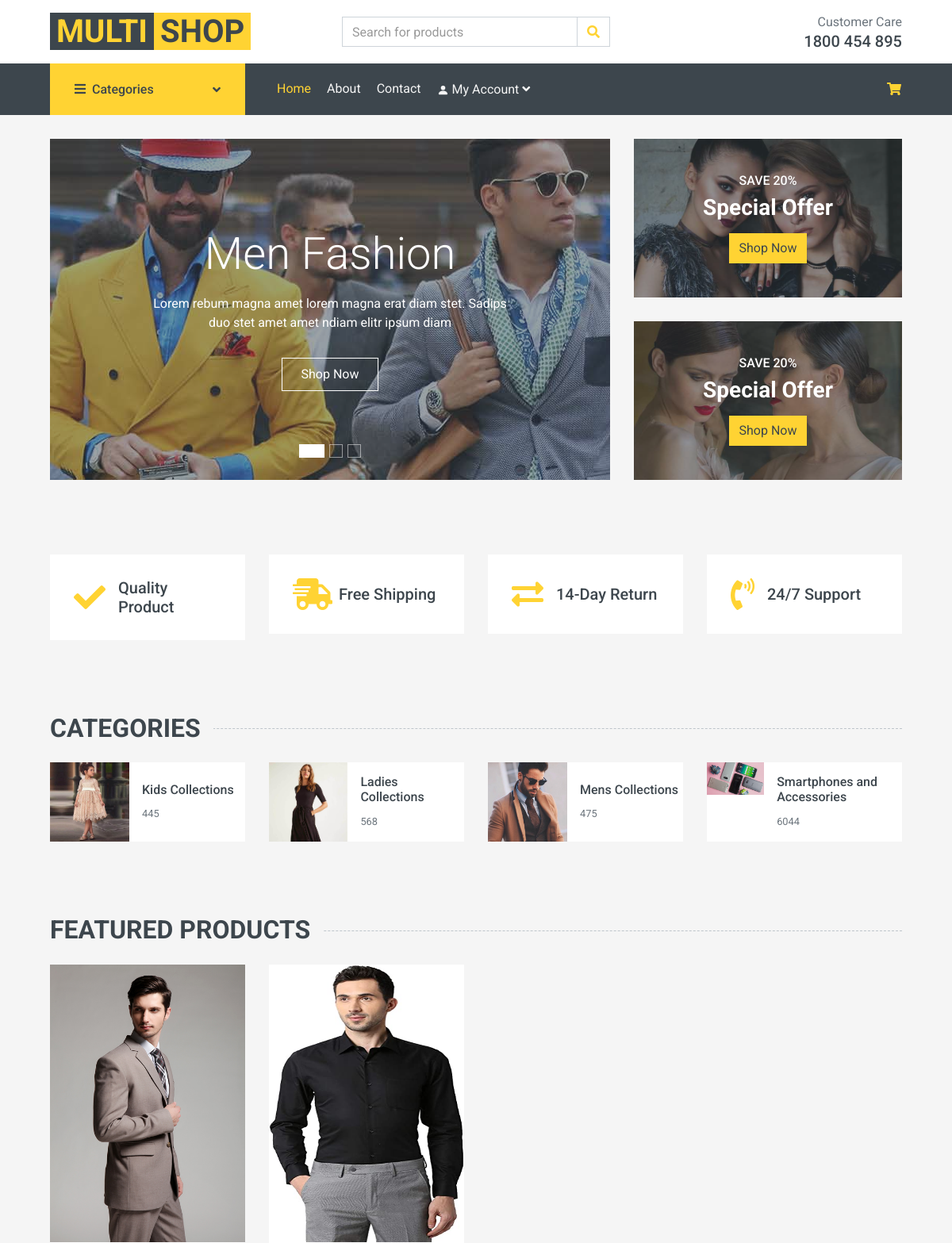
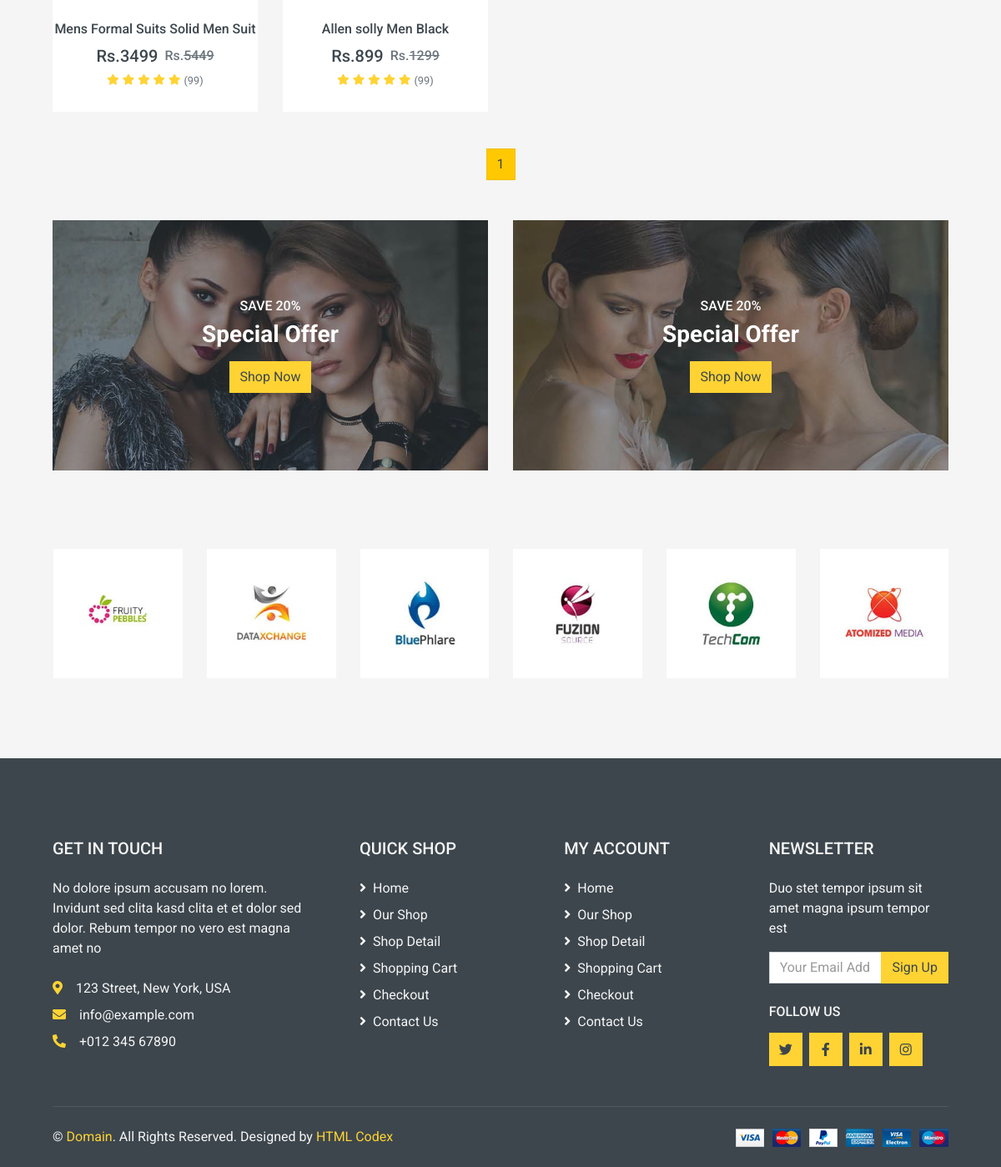
The app's page /mens-collections/ with its own data (2 pictures, top to bottom).
### shop/models.py (models this page shows, shortened)
class ItemCategory(models.Model):
    name = models.CharField(max_length=250, unique=True)
    slug = models.SlugField(max_length=250, unique=True)
    image = models.ImageField(upload_to='pictures')
    stock = models.IntegerField()
    class Meta:
        ordering = ('name',)
        verbose_name = 'category'
        verbose_name_plural = 'categories'
    def get_url(self):
        return reverse('prod_cat',args=[self.slug])

class Products(models.Model):
    name = models.CharField(max_length=200)
    slug = models.SlugField(max_length=200, unique=True)
    img = models.ImageField(upload_to='product')
    price = models.IntegerField()
    offerprice = models.IntegerField()
    details = models.TextField(max_length=500,default='update please')
    category = models.ForeignKey(ItemCategory,on_delete=models.CASCADE)
    available = models.BooleanField(default=True)
    stock = models.IntegerField(default=1)
    def get_url(request):
        return reverse('details', args=[request.category.slug, request.slug])

### shop/views.py (the view)
# urls.py: 2. Add a URL to urlpatterns:  path('', views.home, name='home')
def home(request, c_slug=None):
    c_page = None
    prodt = None
    if c_slug != None:
        c_page = get_object_or_404(ItemCategory, slug=c_slug)
        prodt = Products.objects.filter(category=c_page, available=True)
    else:
        prodt = Products.objects.all().filter(available=True)
    cat = ItemCategory.objects.all()
    paginator = Paginator(prodt,4)
    try:
        page = int(request.GET.get('page','1'))
    except:
        page=1
    try:
        pro = paginator.page(page)
    except(EmptyPage,InvalidPage):
        pro = paginator.page(paginator.num_pages)
    return render(request, 'index.html', {'pr': prodt, 'cat': cat,'pro':pro})

### templates/index.html (shortened to what this page needs)
{% extends 'base.html' %}
{% load static %}
{% block content %}
<!DOCTYPE html>
<html lang="en">
<head>
    <link href="https://cdnjs.cloudflare.com/ajax/libs/font-awesome/5.10.0/css/all.min.css" rel="stylesheet">
    <link href="{% static 'index_contents/lib/animate/animate.min.css' %}" rel="stylesheet">
    <link href="{% static 'index_contents/lib/owlcarousel/assets/owl.carousel.min.css' %}" rel="stylesheet">
    <link href="{% static 'index_contents/css/style.css' %}" rel="stylesheet">
</head>
<body>
    <div class="container-fluid mb-3">
        <div class="row px-xl-5">
            <div class="col-lg-8">
                <div id="header-carousel" class="carousel slide carousel-fade mb-30 mb-lg-0" data-ride="carousel">
                    <ol class="carousel-indicators">
                        <li data-target="#header-carousel" data-slide-to="0" class="active"></li>
                        <li data-target="#header-carousel" data-slide-to="1"></li>
                        <li data-target="#header-carousel" data-slide-to="2"></li>
                    </ol>
                    <div class="carousel-inner">
                        <div class="carousel-item position-relative active" style="height: 430px;">
                            <img class="position-absolute w-100 h-100" src="{% static 'index_contents/img/carousel-1.jpg' %}" style="object-fit: cover;">
                            <div class="carousel-caption d-flex flex-column align-items-center justify-content-center">
                                <div class="p-3" style="max-width: 700px;">
                                    <h1 class="display-4 text-white mb-3 animate__animated animate__fadeInDown">Men Fashion</h1>
                                    <p class="mx-md-5 px-5 animate__animated animate__bounceIn">Lorem rebum magna amet lorem magna erat diam stet. Sadips duo stet amet amet ndiam elitr ipsum diam</p>
                                    <a class="btn btn-outline-light py-2 px-4 mt-3 animate__animated animate__fadeInUp" href="#">Shop Now</a>
                                </div>
                            </div>
                        </div>
                    </div>
                </div>
            </div>
            <div class="col-lg-4">
                <div class="product-offer mb-30" style="height: 200px;">
                    <img class="img-fluid" src="{% static 'index_contents/img/offer-1.jpg' %}" alt="">
                    <div class="offer-text">
                        <h6 class="text-white text-uppercase">Save 20%</h6>
                        <h3 class="text-white mb-3">Special Offer</h3>
                        <a href="" class="btn btn-primary">Shop Now</a>
                    </div>
                </div>
                <div class="product-offer mb-30" style="height: 200px;">
                    <img class="img-fluid" src="{% static 'index_contents/img/offer-2.jpg' %}" alt="">
                    <div class="offer-text">
                        <h6 class="text-white text-uppercase">Save 20%</h6>
                        <h3 class="text-white mb-3">Special Offer</h3>
                        <a href="" class="btn btn-primary">Shop Now</a>
                    </div>
                </div>
            </div>
        </div>
    </div>
    <div class="container-fluid pt-5">
        <div class="row px-xl-5 pb-3">
            <div class="col-lg-3 col-md-6 col-sm-12 pb-1">
                <div class="d-flex align-items-center bg-light mb-4" style="padding: 30px;">
                    <h1 class="fa fa-check text-primary m-0 mr-3"></h1>
                    <h5 class="font-weight-semi-bold m-0">Quality Product</h5>
                </div>
            </div>
            <div class="col-lg-3 col-md-6 col-sm-12 pb-1">
                <div class="d-flex align-items-center bg-light mb-4" style="padding: 30px;">
                    <h1 class="fa fa-shipping-fast text-primary m-0 mr-2"></h1>
                    <h5 class="font-weight-semi-bold m-0">Free Shipping</h5>
                </div>
            </div>
            <div class="col-lg-3 col-md-6 col-sm-12 pb-1">
                <div class="d-flex align-items-center bg-light mb-4" style="padding: 30px;">
                    <h1 class="fas fa-exchange-alt text-primary m-0 mr-3"></h1>
                    <h5 class="font-weight-semi-bold m-0">14-Day Return</h5>
                </div>
            </div>
            <div class="col-lg-3 col-md-6 col-sm-12 pb-1">
                <div class="d-flex align-items-center bg-light mb-4" style="padding: 30px;">
                    <h1 class="fa fa-phone-volume text-primary m-0 mr-3"></h1>
                    <h5 class="font-weight-semi-bold m-0">24/7 Support</h5>
                </div>
            </div>
        </div>
    </div>
    <div class="container-fluid pt-5">
        <h2 class="section-title position-relative text-uppercase mx-xl-5 mb-4"><span class="bg-secondary pr-3">Categories</span></h2>
        <div class="row px-xl-5 pb-3">
            {% for i in cat %}
            <div class="col-lg-3 col-md-4 col-sm-6 pb-1">
                <a class="text-decoration-none" href="{{i.get_url}}">
                    <div class="cat-item d-flex align-items-center mb-4">
                        <div class="overflow-hidden" style="width: 100px; height: 100px;">
                            <img class="img-fluid" src="{{i.image.url}}" alt="">
                        </div>
                        <div class="flex-fill pl-3">
                            <h6>{{i.name}}</h6>
                            <small class="text-body">{{i.stock}}</small>
                        </div>
                    </div>
                </a>
            </div>
            {% endfor %}
        </div>
    </div>
    <div class="container-fluid pt-5 pb-3">
        <h2 class="section-title position-relative text-uppercase mx-xl-5 mb-4"><span class="bg-secondary pr-3">Featured Products</span></h2>
        <div class="row px-xl-5">
            {% for i in pro.object_list %}
            <div class="col-lg-3 col-md-4 col-sm-6 pb-1">
                <div class="product-item bg-light mb-4">
                    <div class="product-img position-relative overflow-hidden">
                        <a href=""><img class="img-fluid w-100" src="{{i.img.url}}" alt="" style="height:350px;"></a>
                        <div class="product-action">
                        </div>
                    </div>
                    <div class="text-center py-4">
                        <a class="h6 text-decoration-none text-truncate" href="">{{i.name}}</a>
                        <div class="d-flex align-items-center justify-content-center mt-2">
                            <h5>Rs.{{i.offerprice}}</h5><h6 class="text-muted ml-2">Rs.<del>{{i.price}}</del></h6>
                        </div>
                        <div class="d-flex align-items-center justify-content-center mb-1">
                            <small class="fa fa-star text-primary mr-1"></small>
                            <small class="fa fa-star text-primary mr-1"></small>
                            <small class="fa fa-star text-primary mr-1"></small>
                            <small class="fa fa-star text-primary mr-1"></small>
                            <small class="fa fa-star text-primary mr-1"></small>
                            <small>(99)</small>
                        </div>
                    </div>
                </div>
            </div>
            {% endfor %}
        </div>
    </div>
<center>
    {% for p in pro.paginator.page_range %}
            <a href="?page={{p}}" class="btn btn-primary {% if pro.number == p %} active {% endif %}">{{p}}</a>
    {% endfor %}
</center>
    <div class="container-fluid pt-5 pb-3">
        <div class="row px-xl-5">
            <div class="col-md-6">
                <div class="product-offer mb-30" style="height: 300px;">
                    <img class="img-fluid" src="{% static 'index_contents/img/offer-1.jpg' %}" alt="">
                    <div class="offer-text">
                        <h6 class="text-white text-uppercase">Save 20%</h6>
                        <h3 class="text-white mb-3">Special Offer</h3>
                        <a href="" class="btn btn-primary">Shop Now</a>
                    </div>
                </div>
            </div>
            <div class="col-md-6">
                <div class="product-offer mb-30" style="height: 300px;">
                    <img class="img-fluid" src="{% static 'index_contents/img/offer-2.jpg' %}" alt="">
                    <div class="offer-text">
                        <h6 class="text-white text-uppercase">Save 20%</h6>
                        <h3 class="text-white mb-3">Special Offer</h3>
                        <a href="" class="btn btn-primary">Shop Now</a>
                    </div>
                </div>
            </div>
        </div>
    </div>
    <div class="container-fluid py-5">
        <div class="row px-xl-5">
            <div class="col">
                <div class="owl-carousel vendor-carousel">
                    <div class="bg-light p-4">
                        <img src="{% static 'index_contents/img/vendor-1.jpg' %}" alt="">
                    </div>
                    <div class="bg-light p-4">
                        <img src="{% static 'index_contents/img/vendor-2.jpg' %}" alt="">
                    </div>
                    <div class="bg-light p-4">
                        <img src="{% static 'index_contents/img/vendor-3.jpg' %}" alt="">
                    </div>
                    <div class="bg-light p-4">
                        <img src="{% static 'index_contents/img/vendor-4.jpg' %}" alt="">
                    </div>
                    <div class="bg-light p-4">
                        <img src="{% static 'index_contents/img/vendor-5.jpg' %}" alt="">
                    </div>
                    <div class="bg-light p-4">
                        <img src="{% static 'index_contents/img/vendor-6.jpg' %}" alt="">
                    </div>
                </div>
            </div>
        </div>
    </div>
    <div class="container-fluid bg-dark text-secondary mt-5 pt-5">
        <div class="row px-xl-5 pt-5">
            <div class="col-lg-4 col-md-12 mb-5 pr-3 pr-xl-5">
                <h5 class="text-secondary text-uppercase mb-4">Get In Touch</h5>
                <p class="mb-4">No dolore ipsum accusam no lorem. Invidunt sed clita kasd clita et et dolor sed dolor. Rebum tempor no vero est magna amet no</p>
                <p class="mb-2"><i class="fa fa-map-marker-alt text-primary mr-3"></i>123 Street, New York, USA</p>
                <p class="mb-2"><i class="fa fa-envelope text-primary mr-3"></i>info@example.com</p>
                <p class="mb-0"><i class="fa fa-phone-alt text-primary mr-3"></i>+012 345 67890</p>
            </div>
            <div class="col-lg-8 col-md-12">
                <div class="row">
                    <div class="col-md-4 mb-5">
                        <h5 class="text-secondary text-uppercase mb-4">Quick Shop</h5>
                        <div class="d-flex flex-column justify-content-start">
                            <a class="text-secondary mb-2" href="#"><i class="fa fa-angle-right mr-2"></i>Home</a>
                            <a class="text-secondary mb-2" href="#"><i class="fa fa-angle-right mr-2"></i>Our Shop</a>
                            <a class="text-secondary mb-2" href="#"><i class="fa fa-angle-right mr-2"></i>Shop Detail</a>
                            <a class="text-secondary mb-2" href="#"><i class="fa fa-angle-right mr-2"></i>Shopping Cart</a>
                            <a class="text-secondary mb-2" href="#"><i class="fa fa-angle-right mr-2"></i>Checkout</a>
                            <a class="text-secondary" href="#"><i class="fa fa-angle-right mr-2"></i>Contact Us</a>
                        </div>
                    </div>
                    <div class="col-md-4 mb-5">
                        <h5 class="text-secondary text-uppercase mb-4">My Account</h5>
                        <div class="d-flex flex-column justify-content-start">
                            <a class="text-secondary mb-2" href="#"><i class="fa fa-angle-right mr-2"></i>Home</a>
                            <a class="text-secondary mb-2" href="#"><i class="fa fa-angle-right mr-2"></i>Our Shop</a>
                            <a class="text-secondary mb-2" href="#"><i class="fa fa-angle-right mr-2"></i>Shop Detail</a>
                            <a class="text-secondary mb-2" href="#"><i class="fa fa-angle-right mr-2"></i>Shopping Cart</a>
                            <a class="text-secondary mb-2" href="#"><i class="fa fa-angle-right mr-2"></i>Checkout</a>
                            <a class="text-secondary" href="#"><i class="fa fa-angle-right mr-2"></i>Contact Us</a>
                        </div>
                    </div>
                    <div class="col-md-4 mb-5">
                        <h5 class="text-secondary text-uppercase mb-4">Newsletter</h5>
                        <p>Duo stet tempor ipsum sit amet magna ipsum tempor est</p>
                        <form action="">
                            <div class="input-group">
                                <input type="text" class="form-control" placeholder="Your Email Address">
                                <div class="input-group-append">
                                    <button class="btn btn-primary">Sign Up</button>
                                </div>
                            </div>
                        </form>
                        <h6 class="text-secondary text-uppercase mt-4 mb-3">Follow Us</h6>
                        <div class="d-flex">
                            <a class="btn btn-primary btn-square mr-2" href="#"><i class="fab fa-twitter"></i></a>
                            <a class="btn btn-primary btn-square mr-2" href="#"><i class="fab fa-facebook-f"></i></a>
                            <a class="btn btn-primary btn-square mr-2" href="#"><i class="fab fa-linkedin-in"></i></a>
                            <a class="btn btn-primary btn-square" href="#"><i class="fab fa-instagram"></i></a>
                        </div>
                    </div>
                </div>
            </div>
        </div>
        <div class="row border-top mx-xl-5 py-4" style="border-color: rgba(256, 256, 256, .1) !important;">
            <div class="col-md-6 px-xl-0">
                <p class="mb-md-0 text-center text-md-left text-secondary">
                    &copy; <a class="text-primary" href="#">Domain</a>. All Rights Reserved. Designed
                    by
                    <a class="text-primary" href="https://htmlcodex.com">HTML Codex</a>
                </p>
            </div>
            <div class="col-md-6 px-xl-0 text-center text-md-right">
                <img class="img-fluid" src="{% static 'index_contents/img/payments.png' %}" alt="">
            </div>
        </div>
    </div>
</body>
</html>
{% endblock %}

### records on screen
ItemCategory: image (picture), name "Kids Collections", stock "445"
ItemCategory: image (picture), name "Ladies Collections", stock "568"
ItemCategory: image (picture), name "Mens Collections", stock "475"
ItemCategory: image (picture), name "Smartphones and Accessories", stock "6044"
Products: img (picture), name "Mens Formal Suits Solid Men Suit", offerprice "3499", price "5449"
Products: img (picture), name "Allen solly Men Black", offerprice "899", price "1299"

### other values on screen
{{ p }} "1"
